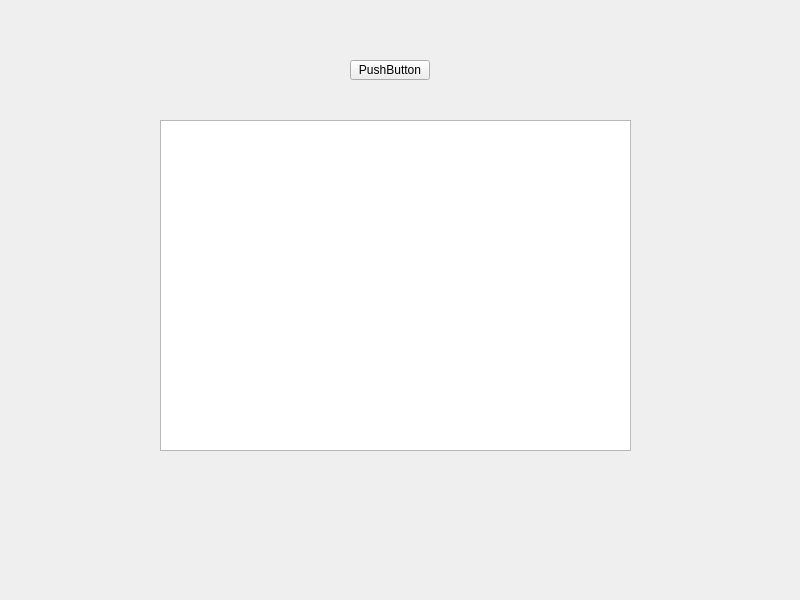
<?xml version="1.0" encoding="UTF-8"?>
<ui version="4.0">
 <class>Widget</class>
 <widget class="QWidget" name="Widget">
  <property name="geometry">
   <rect>
    <x>0</x>
    <y>0</y>
    <width>800</width>
    <height>600</height>
   </rect>
  </property>
  <property name="windowTitle">
   <string>Widget</string>
  </property>
  <widget class="QPushButton" name="pushButton">
   <property name="geometry">
    <rect>
     <x>350</x>
     <y>60</y>
     <width>80</width>
     <height>20</height>
    </rect>
   </property>
   <property name="text">
    <string>PushButton</string>
   </property>
  </widget>
  <widget class="QTextEdit" name="textEdit">
   <property name="geometry">
    <rect>
     <x>160</x>
     <y>120</y>
     <width>471</width>
     <height>331</height>
    </rect>
   </property>
  </widget>
 </widget>
 <resources/>
 <connections/>
</ui>
